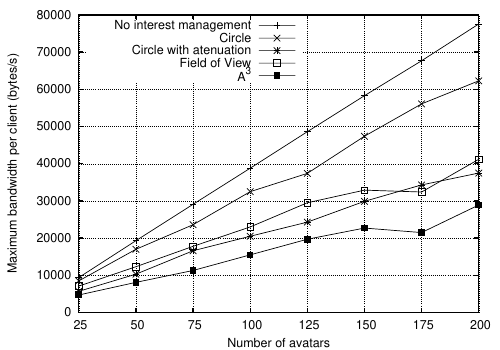

This chart was generated by the following gnuplot code:
set terminal postscript eps enhanced color solid lw 2 "Helvetica" 13
#set title 'title'
set xlabel 'Number of avatars'
set ylabel 'Maximum bandwidth per client (kilobytes/s)'
#set xtics auto
#set ytics auto
set autoscale
set xtics (25,50,75,100,125,150,175,200)
#set xrange [-20:1050]
#set yrange [-1e+07:3.0e+08]
set grid
set key top left
#set key below
#set key width 1 box 9
#load 'teorico.gp'
#set terminal postscript enhanced color solid lw 2 "Times-Roman" 20
#set terminal postscript eps enhanced color
set output "max.eps"
#plot 'plot_1.txt' using 2:3
#unset colorbox
#set style line 1 lt 2 lw 1
#set style line 2 lt 1 lw 1
#set label "T_1(n) {/Symbol \273} -2224.8 + 178.6n - 3.3571n^2 + 0.9406n^{2.8}" at 516,2.75e+08

#plot "plot_1.txt" using 5 title 'Actual time' with linespoints linetype 20 pointtype 5 pointsize 2, "plot_1.txt" using 3 title 'Theoretical estimation' linetype 3 with lines, 'plot_1.txt' using 3:5:($5-$7):($5+$7) title 'Standard deviation' with yerrorbars

#plot "plot_1.txt" using 5:($5-3):($5+$3) with yerr title 'Actual time' with linespoints linetype 20 pointtype 5 pointsize 2, "plot_1.txt" using 3 title 'Theoretical estimation' linetype 3 with lines, 'plot_1.txt' using 3:5:($5-$7):($5+$7) title 'Standard deviation' with yerrorbars

#plot "plot_1.txt" using 1:5:($5-7):($5+$7) with yerrorbars title 'Standard deviation', "plot_1.txt" using 5 with lines title 'Mean time' linetype 7, "plot_1.txt" using 9 with lines title 'Theoretical time' linetype 4, "plot_1.txt" using 3 title 'Theoretical estimation' linetype 3 with lines

#plot "plot_1.txt" using 1:5:($5-7):($5+$7) with yerrorbars title 'Standard deviation' pointtype 2, "plot_1.txt" using 5 with lines notitle lt 1, "plot_1.txt" using 3 title 'Theoretical estimation' linetype 8 with lines

#plot "plot_1.txt" using 3 title 'Theoretical estimation (fitted)'  with lines lt 1, "plot_1.txt" using 1:3:($3 - abs($9 - $3)):($3 + abs($9 - $3)) title 'Fitting Residuals' with yerrorbars lt 3, "plot_1.txt" using 5 with lines  title 'Mean time' lt 2, "plot_1.txt" using 1:5:($5-7):($5+$7) with yerrorbars title 'Standard deviation' lt 7

plot "max.data" using 1:($2/(2)) title 'No interest management' with linespoints lt 1, "max.data" using 1:($3/(2)) title 'Circle' with linespoints lt 3, "max.data" using 1:($4/(2)) title 'Circle with atenuation' with linespoints lt 3, "max.data" using 1:($5/(2)) with linespoints title 'Field of View' lt 2, "max.data" using 1:($6/(2)) with linespoints title 'A^3' lt 2 

#plot "plot_1.txt" using 1:3:($3 - abs($9 - $3)):($3 + abs($9 - $3)) with yerrorbars

#linetype 1
# .
#ls 1
#ls 2